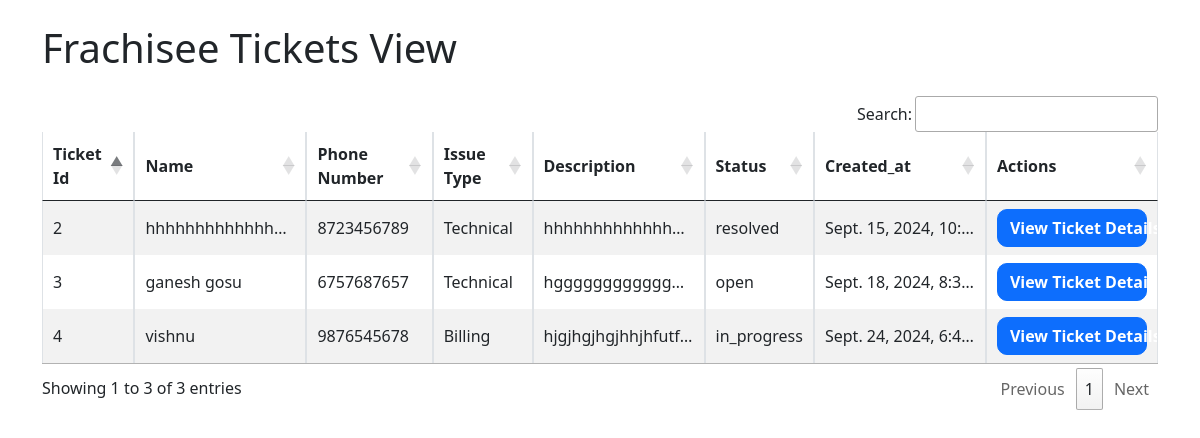
Page /Franchisee_ticketview/ on the committed database.
### hyd/models.py (models this page shows, shortened)
class FranchiseeTicket(models.Model):
    ticket_id = models.AutoField(primary_key=True)
    issue_type = models.CharField(max_length=20, choices=ISSUE_TYPE_CHOICES)
    description = models.TextField()
    status = models.CharField(max_length=20, default='new', choices=TICKET_STATUS_CHOICES)
    created_at = models.DateTimeField(auto_now_add=True)
    updated_at = models.DateTimeField(auto_now=True)
    name = models.CharField(max_length=100,validators=[validate_only_letters])
    phone_number = models.CharField(max_length=10)

### hyd/views.py (the view)
# urls.py: path('Franchisee_ticketview/',views.Franchisee_ticketview,name='franchisee_ticketview'),
def Franchisee_ticketview(request):
     franchisee_data=FranchiseeTicket.objects.all()
     return render(request,'franchisee/fran_viewticket.html',{'franchisee_data':franchisee_data})

### hyd/templates/franchisee/fran_viewticket.html (shortened to what this page needs)
<!DOCTYPE html>
<html lang="en">
<head>
    <link href="https://cdn.jsdelivr.net/npm/bootstrap@5.0.2/dist/css/bootstrap.min.css" rel="stylesheet">
    <link rel="stylesheet" href="https://cdn.datatables.net/1.13.6/css/jquery.dataTables.min.css">
    <link rel="stylesheet" href="https://cdn.datatables.net/buttons/2.3.6/css/buttons.dataTables.min.css">
    <link rel="stylesheet" href="https://cdn.datatables.net/responsive/2.4.1/css/responsive.dataTables.min.css">
</head>
<body>
    <div class="container my-4">
        <h1 class="mb-4">Frachisee Tickets View</h1>
        <table id="ticketTable" class="table table-bordered table-striped table-responsive">
            <thead>
                <tr>
                    <th>Ticket Id</th>
                    <th>Name</th>
                    <th>Phone Number</th>
                    <th>Issue Type</th>
                    <th>Description</th>
                    <th>Status</th>
                    <th>Created_at</th>
                    <th>Actions</th>
                </tr>
            </thead>
            <tbody>
                {% for x in franchisee_data %}
                <tr>
                    <td>{{ x.ticket_id }}</td>
                    <td>{{ x.name }}</td>
                    <td>{{ x.phone_number }}</td>
                    <td>{{ x.issue_type }}</td>
                    <td>{{ x.description }}</td>
                    <td>{{ x.status }}</td>
                    <td>{{ x.created_at }}</td>
                    <td>
                        <a href="{% url 'Franchisee_ticket_details' x.pk %}" class="btn btn-primary">
                            <b>View Ticket Details</b>
                        </a>
                    </td>
                </tr>
                {% endfor %}
            </tbody>
        </table>
    </div>
</body>
</html>

### hyd/templates/franchisee/fran_viewticket.html (style rules this page uses)
table th { text-align: center; vertical-align: middle; }
table td { vertical-align: middle; max-width: 150px; overflow: hidden; text-overflow: ellipsis; white-space: nowrap; }
table { width: 100%; table-layout: auto; }
a.btn-primary { border-radius: 10px; width: 100%; }

### rows in the picture
FranchiseeTicket: ticket_id "2", name "hhhhhhhhhhhhh…", phone_number "8723456789", issue_type "Technical", description "hhhhhhhhhhhhh…", status "resolved", created_at "Sept. 15, 2024, 10:…"
FranchiseeTicket: ticket_id "3", name "ganesh gosu", phone_number "6757687657", issue_type "Technical", description "hgggggggggggg…", status "open", created_at "Sept. 18, 2024, 8:3…"
FranchiseeTicket: ticket_id "4", name "vishnu", phone_number "9876545678", issue_type "Billing", description "hjgjhgjhgjhhjhfutf…", status "in_progress", created_at "Sept. 24, 2024, 6:4…"
